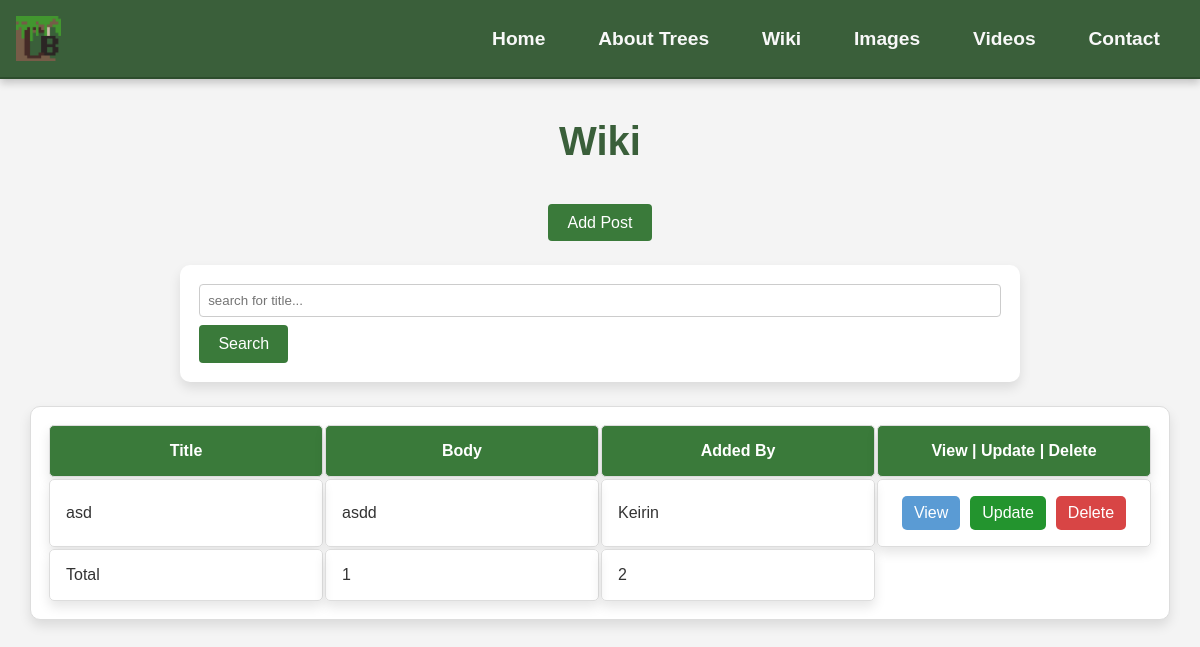
/Add/, run on an earlier commit of the app's database.
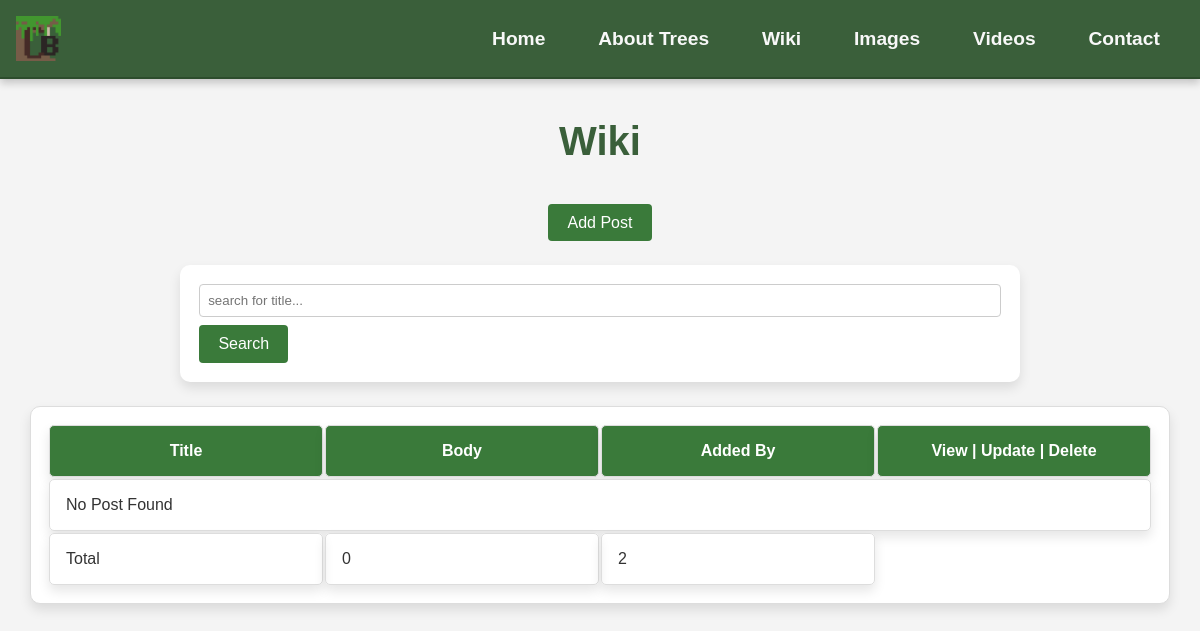
And on a later commit of the database.
### app/models.py (models this page shows, shortened)
class Post(models.Model):
    title = models.CharField(max_length=100)
    author = models.ForeignKey("auth.User", on_delete=models.CASCADE)
    body = models.TextField()

### app/views.py (the view)
# urls.py: path('Add/', WikiListView.as_view(), name='Add'),
class WikiListView(ListView):
    model = Post
    context_object_name = 'posts'
    template_name = 'app/Wiki_list.html'
    def get_context_data(self, **kwargs):
        context = super().get_context_data(**kwargs)
        query = self.request.GET.get('q', '')
        if query:
            filtered_posts = Post.objects.filter(title__icontains=query)
        else:
            filtered_posts = Post.objects.all()
        context['posts'] = filtered_posts
        context['total_posts'] = Post.objects.count()
        context['total_users'] = User.objects.count()
        return context

### app/templates/app/Wiki_list.html
{% extends 'app/Base.html' %}
{% load static %}
{% block content %}
    <h1>Wiki</h1>
    <div class="btn_center">
        <a href="{% url 'Wiki_create' %}" class="wikiadd_btn">Add Post</a>
    </div>
    <form method="get" class="search_form" action="{% url 'Add' %}">
        <label>
            <input type="text" name="q" placeholder="search for title..." value="{{ search_query }}">
        </label>
        <button class="wiki_search" type="submit">Search</button>
    </form>
    <table>
        <thead>
            <tr>
                <th>Title</th>
                <th>Body</th>
                <th>Added By</th>
                <th>View | Update | Delete</th>
            </tr>
        </thead>
        <tbody>
        {% for post in posts %}
            <tr>
                <td>{{ post.title }}</td>
                <td>{{ post.body|truncatechars:55 }}</td>
                <td>{{ post.author }}</td>
                <td>
                    <div class="wiki_button_container">
                        <a href="{% url 'Wiki' post.pk %}" class="wiki_button table_view">View</a>
                        <a href="{% url 'Wiki_update' post.pk %}" class="wiki_button table_update">Update</a>
                        <a href="{% url 'Wiki_delete' post.pk %}" class="wiki_button table_delete">Delete</a>
                    </div>
                </td>
            </tr>
        {% empty %}
            <tr>
                <td colspan="4">No Post Found</td>
            </tr>
        {% endfor %}
        </tbody>
        <tfoot>
            <tr>
                <td>Total</td>
                <td>{{ total_posts }}</td>
                <td>{{ total_users }}</td>
            </tr>
        </tfoot>
    </table>
{% endblock content %}

### app/templates/app/Base.html (shortened to what this page needs)
{% load static %}
<!DOCTYPE html>
<html lang="en">
<head>
    <link rel="stylesheet" href="{% static 'css/base.css' %}">
</head>
<body>
    {% include 'app/navbar.html' %}
    <main>
        {% block content %}
        {% endblock content %}
    </main>
</body>
</html>

### app/templates/app/Navbar.html (shortened to what this page needs)
{% load static %}
<div class="navbar">
    <img src="{% static 'images/tree_faviconn.png' %}" class="navbar_logo" alt="Logo">
    <div class="navbar_links" id="navbarLinks">
        <a href="{% url 'Home' %}">Home</a>
        <a href="{% url 'About' %}">About Trees</a>
        <a href="{% url 'Add' %}">Wiki</a>
        <a href="{% url 'Image_gallery' %}">Images</a>
        <a href="{% url 'Video_list' %}">Videos</a>
        <a href="{% url 'Contact' %}">Contact</a>
    </div>
</div>

### static/css/base.css (style rules this page uses)
* { padding: 0; box-sizing: border-box; }
html, body { height: 100%; margin: 0; background-color: #f4f4f4; font-family: 'Gill Sans', 'Gill Sans MT', Calibri, 'Trebuchet MS', Arial, sans-serif; color: #333; }
h1, h2 { color: #3a5f3a; text-align: center; margin: 1em 0; }
h1 { font-size: 2.5em; }
a { color: #3a5f3a; text-decoration: none; }
.navbar { background-color: #3a5f3a; padding: 1em; display: flex; align-items: center; justify-content: space-between; flex-wrap: wrap; border-bottom: 2px solid #2d4d2d; box-shadow: 0 4px 8px rgba(0, 0, 0, 0.2); }
.navbar_logo { max-height: 45px; margin-right: 1em; }
.navbar_links { margin-left: auto; }
.navbar a { color: #f8f8f8; font-weight: bold; padding: 0.5em 1em; margin: 0 5px; border-radius: 4px; transition: background-color 0.3s ease; }
input[type="text"], textarea { padding: 8px; border: 1px solid #ccc; border-radius: 4px; width: 100%; }
.search_form { max-width: 100%; width: 70%; margin: 1.5em auto; background-color: #ffffff; padding: 1.2em; border-radius: 10px; box-shadow: 0 6px 12px rgba(0, 0, 0, 0.1); }
.wiki_search { display: inline-block; margin: 0.5em 0.5em 0 0; padding: 0.6em 1.2em; font-size: 1em; cursor: pointer; border-radius: 4px; background-color: #3a7a3a; color: #ffffff; text-align: center; text-decoration: none; border: none; transition: background-color 0.3s ease, transform 0.1s ease; }
table { table-layout: fixed; width: 100%; max-width: 95%; margin: 1.5em auto; padding: 1em; background-color: #ffffff; border-radius: 10px; box-shadow: 0 6px 12px rgba(0, 0, 0, 0.1); border: 1px solid #ddd; }
th, td { padding: 1em; overflow-wrap: break-word; white-space: normal; border-radius: 5px; border: 1px solid #ddd; box-shadow: 0 6px 12px rgba(0, 0, 0, 0.1); }
th { background-color: #3a7a3a; color: #ffffff; font-weight: bold; text-align: center; }
tr:nth-child(odd) { background-color: #FFFFFF; }
label { margin-bottom: 5px; font-weight: bold; color: #4a7c4a; }
input[type="text"], input[type="email"], textarea { padding: 8px; border: 1px solid #ccc; border-radius: 4px; width: 100%; }
.btn_center { display: flex; justify-content: center; align-items: center; }
a.wikiadd_btn, a.addvid_btn, a.imgadd_btn { display: inline-flex; padding: 0.6em 1.2em; font-size: 1em; cursor: pointer; border-radius: 4px; background-color: #3a7a3a; color: #ffffff; text-align: center; text-decoration: none; border: none; transition: background-color 0.3s ease, transform 0.1s ease; }
@media (min-width: 1200px) { .navbar a { font-size: 1.2em; } }
@media (min-width: 1200px) { form { width: 60%; } }

What changed in the data, as far as the page shows it:
removed Post: title "asd", body "asdd", author "Keirin"
Also different on the page:
{{ total_posts }}: "1" → "0"
text now shown: "No Post Found"
